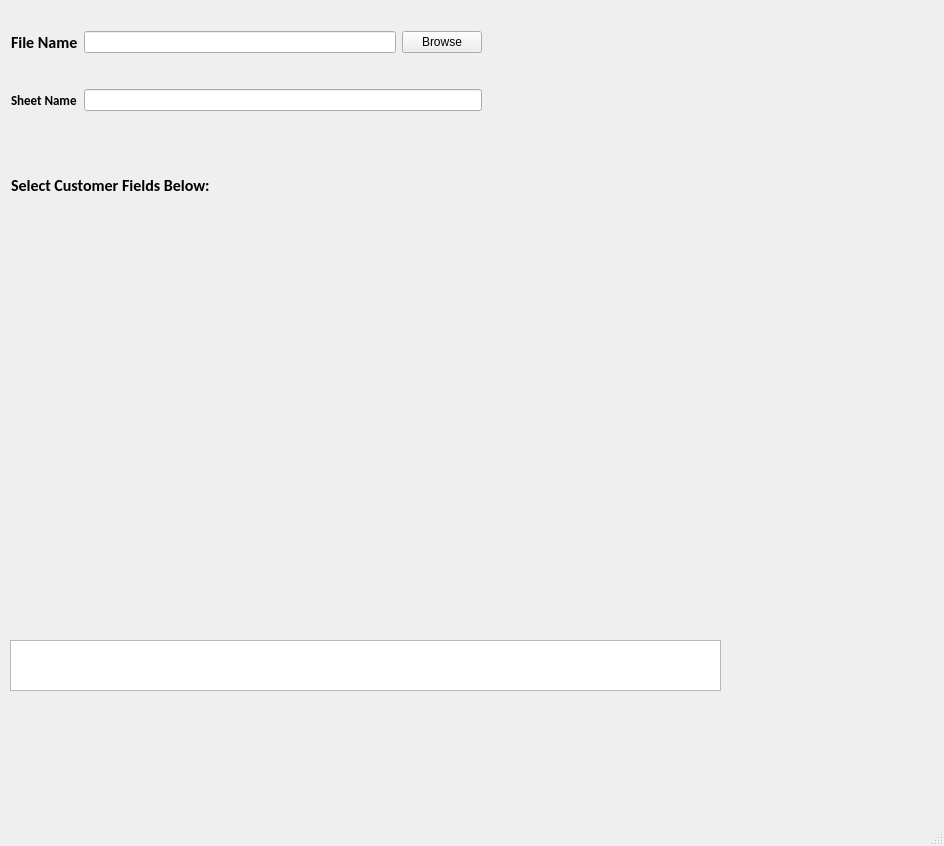
<?xml version="1.0" encoding="UTF-8"?>
<ui version="4.0">
 <class>CheckboxMainWindow</class>
 <widget class="QMainWindow" name="CheckboxMainWindow">
  <property name="geometry">
   <rect>
    <x>0</x>
    <y>0</y>
    <width>944</width>
    <height>846</height>
   </rect>
  </property>
  <property name="windowTitle">
   <string>MainWindow</string>
  </property>
  <widget class="QWidget" name="centralwidget">
   <widget class="QTextBrowser" name="debugTextBrowser">
    <property name="geometry">
     <rect>
      <x>10</x>
      <y>640</y>
      <width>711</width>
      <height>51</height>
     </rect>
    </property>
   </widget>
   <widget class="QWidget" name="gridLayoutWidget">
    <property name="geometry">
     <rect>
      <x>10</x>
      <y>220</y>
      <width>481</width>
      <height>391</height>
     </rect>
    </property>
    <layout class="QGridLayout" name="gridLayout"/>
   </widget>
   <widget class="QLabel" name="label">
    <property name="geometry">
     <rect>
      <x>11</x>
      <y>173</y>
      <width>251</width>
      <height>24</height>
     </rect>
    </property>
    <property name="font">
     <font>
      <family>Calibri</family>
      <pointsize>12</pointsize>
      <weight>75</weight>
      <bold>true</bold>
     </font>
    </property>
    <property name="text">
     <string>Select Customer Fields Below:</string>
    </property>
   </widget>
   <widget class="QWidget" name="">
    <property name="geometry">
     <rect>
      <x>11</x>
      <y>1</y>
      <width>471</width>
      <height>141</height>
     </rect>
    </property>
    <layout class="QGridLayout" name="gridLayout_3">
     <item row="0" column="0">
      <widget class="QLabel" name="label_9">
       <property name="font">
        <font>
         <family>Calibri</family>
         <pointsize>12</pointsize>
         <weight>75</weight>
         <bold>true</bold>
        </font>
       </property>
       <property name="text">
        <string>File Name</string>
       </property>
      </widget>
     </item>
     <item row="0" column="1">
      <widget class="QLineEdit" name="lineEdit_4"/>
     </item>
     <item row="0" column="2">
      <widget class="QPushButton" name="browseButton_3">
       <property name="text">
        <string>Browse</string>
       </property>
      </widget>
     </item>
     <item row="1" column="0">
      <widget class="QLabel" name="label_10">
       <property name="font">
        <font>
         <family>Calibri</family>
         <pointsize>10</pointsize>
         <weight>75</weight>
         <bold>true</bold>
        </font>
       </property>
       <property name="text">
        <string>Sheet Name</string>
       </property>
      </widget>
     </item>
     <item row="1" column="1" colspan="2">
      <widget class="QLineEdit" name="sheetNamelineEdit_3">
       <property name="text">
        <string/>
       </property>
      </widget>
     </item>
    </layout>
   </widget>
  </widget>
  <widget class="QMenuBar" name="menubar">
   <property name="geometry">
    <rect>
     <x>0</x>
     <y>0</y>
     <width>944</width>
     <height>26</height>
    </rect>
   </property>
  </widget>
  <widget class="QStatusBar" name="statusbar"/>
 </widget>
 <resources/>
 <connections>
  <connection>
   <sender>browseButton_3</sender>
   <signal>clicked()</signal>
   <receiver>CheckboxMainWindow</receiver>
   <slot>browseSlot()</slot>
   <hints>
    <hint type="sourcelabel">
     <x>422</x>
     <y>75</y>
    </hint>
    <hint type="destinationlabel">
     <x>853</x>
     <y>671</y>
    </hint>
   </hints>
  </connection>
  <connection>
   <sender>lineEdit_4</sender>
   <signal>returnPressed()</signal>
   <receiver>CheckboxMainWindow</receiver>
   <slot>releasePressedSlot()</slot>
   <hints>
    <hint type="sourcelabel">
     <x>321</x>
     <y>64</y>
    </hint>
    <hint type="destinationlabel">
     <x>757</x>
     <y>571</y>
    </hint>
   </hints>
  </connection>
  <connection>
   <sender>sheetNamelineEdit_3</sender>
   <signal>returnPressed()</signal>
   <receiver>CheckboxMainWindow</receiver>
   <slot>releasePressedSlot()</slot>
   <hints>
    <hint type="sourcelabel">
     <x>186</x>
     <y>131</y>
    </hint>
    <hint type="destinationlabel">
     <x>842</x>
     <y>715</y>
    </hint>
   </hints>
  </connection>
 </connections>
 <slots>
  <slot>browseSlot()</slot>
  <slot>releasePressedSlot()</slot>
 </slots>
</ui>
